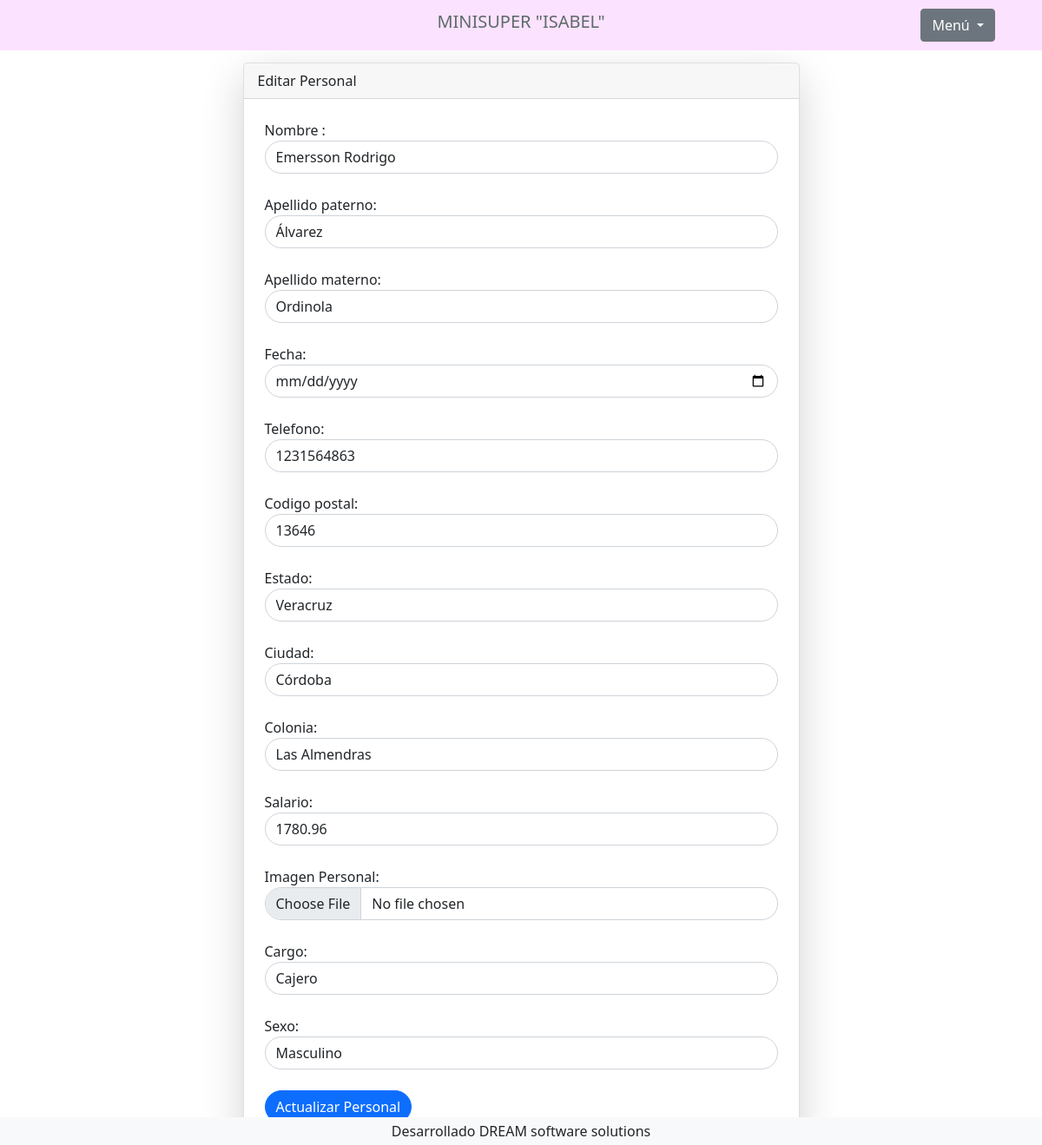
/editar_personal.php?id_persona=4 (signed in), run on the app's committed database.
### tables this page shows
CREATE TABLE `personal` (
  `id_persona` smallint(5) NOT NULL,
  `nombre` varchar(50) NOT NULL,
  `apellido_paterno` varchar(50) NOT NULL,
  `apellido_materno` varchar(50) NOT NULL,
  `fecha` varchar(100) NOT NULL,
  `telefono` varchar(10) NOT NULL,
  `codigo_postal` int(5) NOT NULL,
  `estado` varchar(30) NOT NULL,
  `ciudad` varchar(30) NOT NULL,
  `colonia` varchar(30) NOT NULL,
  `salario` float NOT NULL,
  `imagen_personal` varchar(100) NOT NULL,
  `cargo` varchar(50) NOT NULL,
  `sexo` varchar(50) NOT NULL
);

### editar_personal.php (the view, shortened to what this page needs)
<?php
include 'header.php';
?>
<?php
include_once "conexion.php";
if ($_SERVER["REQUEST_METHOD"] == "GET" && isset($_GET['id_persona'])) {
    $id_persona = $_GET['id_persona'];
    $sql = "SELECT * FROM personal WHERE id_persona = ?";
    $stmt = $bd->prepare($sql);
    $stmt->execute([$id_persona]);
    $personal = $stmt->fetch(PDO::FETCH_OBJ);
    ?>
    <div class="container mt-5">
    <div class="row justify-content-center">
        <div class="col-md-7">
            <div class="card rounded-3 shadow-lg">
                <div class="card-header">
                    Editar Personal
                </div>
    <form class="p-4" action="actualizar_personal.php" method="post" enctype="multipart/form-data">
        <label for="nombre">Nombre :</label>
        <input type="text" class="form-control rounded-pill" name="nombre" pattern="[A-Za-z\s]+" title="Solo se permiten letras y espacios" value="<?php echo $personal->nombre; ?>" autofocus required><br>
        <label for="apellido_paterno">Apellido paterno:</label>
        <input type="text" class="form-control rounded-pill" name="apellido_paterno" pattern="[A-Za-z\s]+" title="Solo se permiten letras y espacios" value="<?php echo $personal->apellido_paterno; ?>" required><br>
        <label for="apellido_materno">Apellido materno:</label>
        <input type="text" class="form-control rounded-pill" name="apellido_materno" pattern="[A-Za-z\s]+" title="Solo se permiten letras y espacios" value="<?php echo $personal->apellido_materno; ?>" required><br>
        <label for="fecha">Fecha:</label>
        <input type="date" class="form-control rounded-pill" name="fecha" value="<?php echo $personal->fecha; ?>" required><br>
        <label for="telefono">Telefono:</label>
        <input type="text" class="form-control rounded-pill" name="telefono" pattern="\d{10}" title="Solo se permiten 10 dígitos" value="<?php echo $personal->telefono; ?>" required><br>
        <label for="codigo_postal">Codigo postal:</label>
        <input type="text" class="form-control rounded-pill" name="codigo_postal" pattern="\d{5}" title="Solo se permiten 5 dígitos" value="<?php echo $personal->codigo_postal; ?>" required><br>
        <label for="estado">Estado:</label>
        <input type="text" class="form-control rounded-pill" name="estado" pattern="[A-Za-z\s]+" title="Solo se permiten letras y espacios" value="<?php echo $personal->estado; ?>" required><br>
        <label for="ciudad">Ciudad:</label>
        <input type="text" class="form-control rounded-pill" name="ciudad" pattern="[A-Za-z\s]+" title="Solo se permiten letras y espacios" value="<?php echo $personal->ciudad; ?>" required><br>
        <label for="colonia">Colonia:</label>
        <input type="text" class="form-control rounded-pill" name="colonia" pattern="[A-Za-z\s]+" title="Solo se permiten letras y espacios" value="<?php echo $personal->colonia; ?>" required><br>
        <label for="salario">Salario:</label>
        <input type="text" class="form-control rounded-pill" name="salario" pattern="\d+(\.\d{2})?" title="Solo se permiten números y dos decimales" value="<?php echo $personal->salario; ?>" required><br>
        <label for="imagen_personal">Imagen Personal:</label>
        <input type="file" class="form-control rounded-pill" name="imagen_personal" required><br>
        <label for="cargo">Cargo:</label>
        <input type="text" class="form-control rounded-pill" name="cargo" pattern="[A-Za-z\s]+" title="Solo se permiten letras y espacios" value="<?php echo $personal->cargo; ?>" required><br>
        <label for="sexo">Sexo:</label>
        <select class="form-control rounded-pill" name="sexo" required>
            <option value="Masculino" <?php echo $personal->sexo == 'Masculino' ? 'selected' : ''; ?>>Masculino</option>
        </select><br>
        <input type="submit" class="btn btn-primary rounded-pill animate__animated animate__rubberBand" value="Actualizar Personal">
    </form>
    </div>
        </div>
    </div>
</div>
    <?php
} else {
    header("Location: personal.php?mensaje=error");
    exit();
}
include 'footer.php';
?>

### data on the page
personal: nombre "Emersson Rodrigo", apellido_paterno "Álvarez", apellido_materno "Ordinola", telefono "1231564863", codigo_postal "13646", estado "Veracruz", ciudad "Córdoba", colonia "Las Almendras", salario "1780.96", cargo "Cajero", sexo "Masculino"
